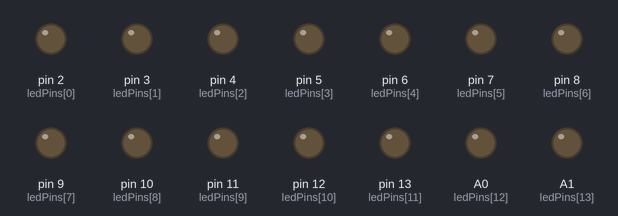
The sketch below on a simulated Arduino Uno, built with avr-gcc and run on an emulated ATmega328P. Parts: output pins drawn as LEDs (lit = HIGH).

Above: at 0.1 s.
At 5.1 s:
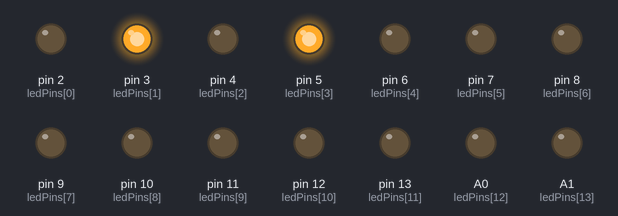
At 10.1 s:
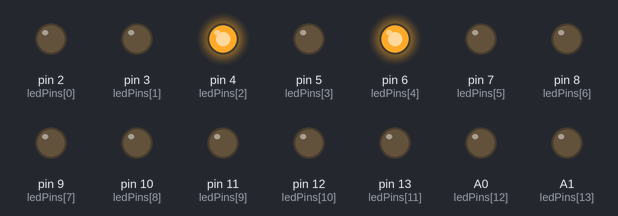
At 20.1 s:
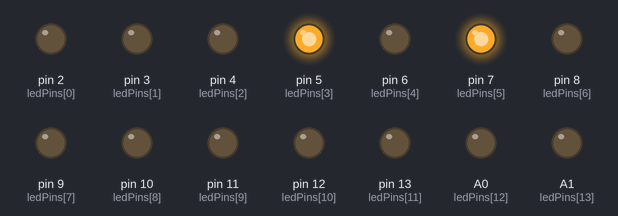
At 30.1 s:
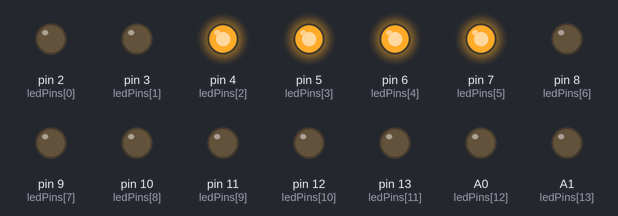
At 39.75 s:
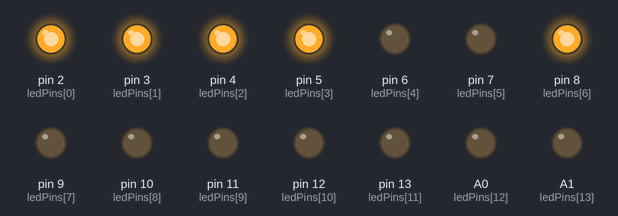
Timing chart, 0 to 40.0 s (numbered marks = the images above):
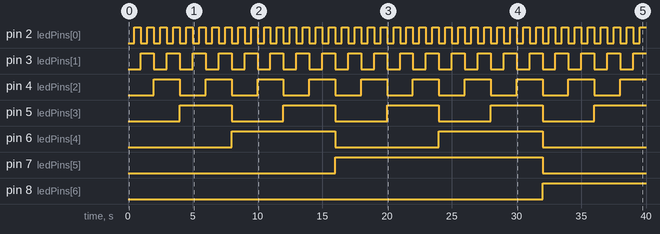

Measured:
- by itself, pin 2 (ledPins[0]): alternates HIGH for 0.50 s and LOW for 0.50 s
- by itself, pin 3 (ledPins[1]): alternates HIGH for 1.0 s and LOW for 1.0 s
- by itself, pin 4 (ledPins[2]): alternates HIGH for 2.0 s and LOW for 2.0 s
- by itself, pin 5 (ledPins[3]): alternates HIGH for 4.0 s and LOW for 4.0 s
- by itself, pin 6 (ledPins[4]): alternates HIGH for 8.0 s and LOW for 8.0 s
- by itself, pin 7 (ledPins[5]): LOW → HIGH at 16.0 s, → LOW 16.0 s later
- by itself, pin 8 (ledPins[6]): LOW → HIGH at 32.0 s

The sketch:

binary_counter_using_led.ino
```cpp
// Assign 16 pins to LEDs
int ledPins[16] = {
  2, 3, 4, 5, 6, 7, 8, 9,
  10, 11, 12, 13, A0, A1, A2, A3
};

unsigned int counter = 0;

void setup() {
  for (int i = 0; i < 16; i++) {
    pinMode(ledPins[i], OUTPUT);
  }
}

void loop() {
  // Display binary value of counter
  for (int i = 0; i < 16; i++) {
    digitalWrite(ledPins[i], (counter >> i) & 1);
  }

  counter++;  // Increment binary counter
  delay(500); // Wait half a second
}
```
